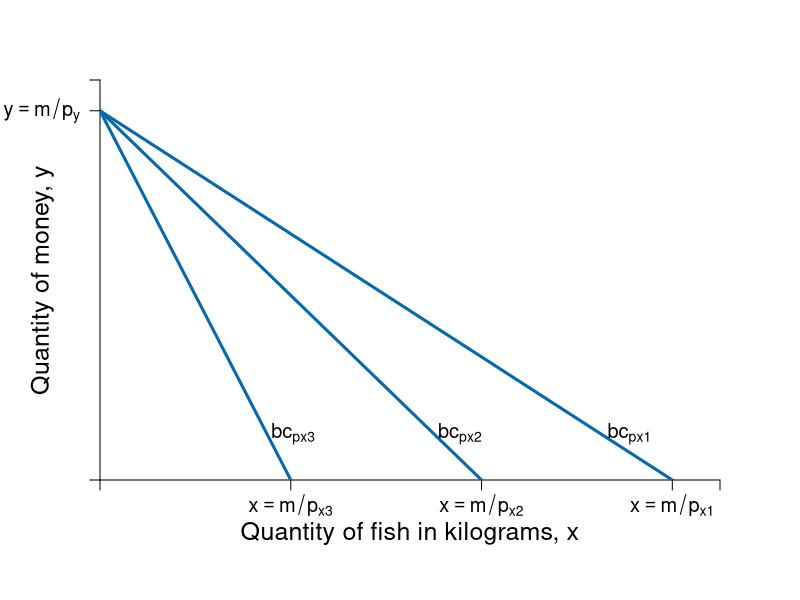

Here is the R script that generated this plot:
require(shape)
pdf(file = "budget_pchange.pdf", width = 9, height = 7)

#Set parameters for graphics
axislabelsize <- 1.5
labelsize <- 1.2
graphlinewidth <- 3
segmentlinewidth <- 2

COL <- c("#7fc97f", "#beaed4", "#fdc086", "#ffff99", "#386cb0", "#f0027f", "#bf5b17", "#666666")
COLA <- c("#99d8c9","#66c2a4","#41ae76", "#238b45", "#005824")
COLB <- c("#4eb3d3", "#2b8cbe", "#0868ac","#084081")

#Edited the margins to cater for the larger LHS labels
par(mar =  c(6, 5, 4, 4))

mrsA <- function(x, rmax = 10, xmax = 20) {
  rmax - (rmax/xmax)*x
}


uA <- function(x, y, rmax = 2, xmax = 12) {
  y + rmax*x - (1/2)*(rmax/xmax)*x^2
}

indiffA1 <- function(x, uA = 10, rmax = 2.5, xmax = 10) {
  uA - rmax*x + (1/2)*(rmax/xmax)*(x^2)
}


bcA <- function(x, w = 20, p = 2) {
  w - p*x
}


xlims <- c(0, 13)
ylims <- c(0, 13)

npts <- 501 
x <- seq(xlims[1], xlims[2], length.out = npts)
y <- seq(ylims[1], ylims[2], length.out = npts) 
a <- c(13, 15, 17)

plot(0, 0, xlim = xlims, ylim = ylims, type = "n",
     xlab = expression(paste("")),
     ylab = expression(paste("")), 
     xaxt = "n", 
     yaxt = "n", 
     cex.lab = axislabelsize, 
     bty = "n",
     xaxs="i", 
     yaxs="i")

# ticksy <- seq(from = 0, to = ylims[2], by = 2)
# ylabels <- seq(from = 0, to = ylims[2], by = 2)
# ticksx <- seq(from = 0, to = xlims[2], by = 2)
# xlabels <- seq(from = 0, to = xlims[2], by = 2)
ticksy <- c(0, 12, ylims[2])
ylabels <- c(NA, expression(paste(y == m/p[y])), NA)
ticksx <- c(0, 4, 8, 12, xlims[2])
xlabels <- c(NA, expression(paste(x == m/p[x3])), expression(paste(x == m/p[x2])), expression(paste(x == m/p[x1])), NA)

axis(1, at = ticksx, pos = 0, labels = xlabels, cex.axis = labelsize)
axis(2, at = ticksy, pos = 0, labels = ylabels, las = 1, cex.axis = labelsize)

npts <- 500 
xx1 <- seq(xlims[1], xlims[2], length.out = npts)

lines(xx1, bcA(xx1, w = 12, p = 1), col = COLB[3], lwd = graphlinewidth)
lines(xx1, bcA(xx1, w = 12, p = 1.5), col = COLB[3], lwd = graphlinewidth)
lines(xx1, bcA(xx1, w = 12, p = 3), col = COLB[3], lwd = graphlinewidth)
#lines(xx1, indiffA1(xx1, uA = 20, rmax = 2.5, xmax = 10), col = COLB[4], lwd = graphlinewidth)



mtext(expression(paste("Quantity of fish in kilograms, ", x)), side=1, line = 2.5, cex = axislabelsize)
text(-1.2, 0.5*ylims[2], expression(paste("Quantity of money, ", y)), xpd = TRUE, cex = axislabelsize, srt = 90) 

#segments(4.11765, 6.17647, 5.88, 8.88, lty = 1, col = COL[2] , lwd = graphlinewidth)
#text(7.3, 3, expression("Pareto Efficient"))
#text(7.3, 2.5, expression("Curve"))
#Arrows(7.3, 3.5, 7.3, 6.1, col = "black", lty = 1, lwd = 2, arr.type = "triangle", arr.lwd = 0.5)

#Label the iso-welfare functions for the HG, Aisha
text(4.05, 1.5, expression(bc[px3]), cex = labelsize)
text(7.55, 1.5, expression(bc[px2]), cex = labelsize)
text(11.1, 1.5, expression(bc[px1]), cex = labelsize)
#text(6.6, 8.3, expression(u[4]^A))

#Label the indifference curves for the HG, Betty
# text(7.6, 17, expression(u[1]^B))
# text(6.75, 17, expression(u[2]^B))
# text(6, 17, expression(u[3]^B))
#text(3.4, 6.9, expression(v[4]^B))

#Label mrs function
#text(10, 8, expression(paste(mrs(x,y) == r[max] - frac(r[max], x[max])*x)))
#Arrows(10, 7.5, 10, 5.6, col = "black", lty = 1, lwd = 2, arr.type = "triangle", arr.lwd = 0.5)

#Label satiation
#text(20, 4, expression(paste(x[max] == "Point")))
#text(20, 3, expression(paste("of Satiation")))
#Arrows(20, 2.5, 20, 0.5, col = "black", lty = 1, lwd = 2, arr.type = "triangle", arr.lwd = 0.5)

#Label highest willingness to pay
# text(5, 10.5, expression(paste(r[max] == "Maximum")))
# text(5, 9.5, expression(paste("Willingness to Pay")))
# Arrows(3, 10, 0.5, 10, col = "black", lty = 1, lwd = 2, arr.type = "triangle", arr.lwd = 0.5)


# contour(x, y, 
#         outer(x, y, uA),
#         #labels = c("v1", "v2", "v3"),
#         drawlabels = FALSE,
#         col = COLA[3],
#         #xlab = expression(paste("A's Apples, ", x)),
#         #ylab = expression(paste("A's Oranges, ", y)),
#         #cex.lab = axislabelsize,
#         lwd = graphlinewidth,
#         levels = a, 
#         xaxs="i", 
#         yaxs="i", 
#         add = TRUE)

#segments(0, 6, 6, 6, lty = 2, col = "gray" , lwd = segmentlinewidth)
#segments(6, 0, 6, 6, lty = 2, col = "gray" , lwd = segmentlinewidth)
#points(6, 6, pch = 16, col = "black", cex = 1.5)

# par(new = TRUE)
# 
# #Use the same x and ylims as previously, but with locations switched
# xlims2 <- c(18, 0)
# ylims2 <- c(18, 0)

#Leave the ylab and xlab blank to ensure no axes titles
# plot(0, 0, xlim = xlims2, ylim = ylims2, type = "n",
#      xlab = expression(paste("")),
#      ylab = expression(paste("")),
#      xaxt = "n", 
#      yaxt = "n", 
#      cex.lab = 1.3, 
#      bty = "n",
#      xaxs="i", 
#      yaxs="i")
# 
# 
# lines(xx1, indiffAlow(xx1, uA = 46.08, alpha = 16, beta = 1/24), col = COL[2], lwd = graphlinewidth)


#Set up axes at sides 3 and 4 (top and right)
# axis(side = 3, at = ticksx, pos = 0, labels = xlabels)
# axis(side = 4, at = ticksy, pos = 0, labels = ylabels, las = 0)
# mtext("B's Apples, x", side=3, line = 2.5, cex = axislabelsize)
# text(-0.8, 7, expression(paste("B's Oranges, y")), xpd = TRUE, cex = axislabelsize, srt = 270) 
# 
# #Add arrows:
# arrows(-0.8, 10, -0.8, 14, xpd = TRUE, length=0.1,angle=40,lwd=3)
# arrows(6.2, -1.8, 9, -1.8, xpd = TRUE, length=0.1,angle=40,lwd=3)
# 

#Customize ticks and labels for the plot
#ticksy <- seq(from = 0, to = 15, by = 1)
#ylabels <- seq(from = 0, to = 15, by = 1)
#ticksx <- seq(from = 0, to = 10, by = 1)
#xlabels <- seq(from = 0, to = 10, by = 1)
#axis(1, at = ticksx, pos = 0, labels = xlabels)
#axis(2, at = ticksy, pos = 0, labels = ylabels, las = 0)

dev.off()
